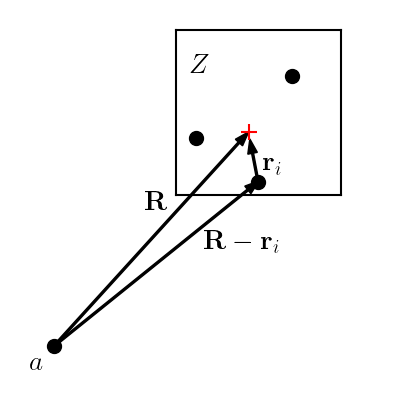

This figure's Python source:
import matplotlib.pyplot as plt
import numpy as np
plt.rcParams.update({
    "text.usetex": True,
    "font.family": "Helvetica"
})
color = "#bb8cd1"

plt.figure(figsize=(4,4))

qs = np.array([
    [0.85, 0.8],
    [0.23, 0.4],
    [0.63, 0.12],
])
qs = qs * 0.8

qcm = [0,0]

for x, y in qs:
    qcm[0] += x
    qcm[1] += y

M = len(qs)
qcm[0] = qcm[0]/M
qcm[1] = qcm[1]/M

p = 1.1

for i in range(len(qs)):
    qs[i][0] -= qcm[0] - 1
    qs[i][1] -= qcm[1] - p

qcm = [0,0]
for x, y in qs:
    qcm[0] += x
    qcm[1] += y

qcm[0] = qcm[0]/M
qcm[1] = qcm[1]/M

lado = 0.85
centro = [1.05, p+1e-1]
plt.plot([centro[0]-lado/2, centro[0]+lado/2],[centro[1]-lado/2, centro[1]-lado/2],c='black')
plt.plot([centro[0]-lado/2, centro[0]+lado/2],[centro[1]+lado/2, centro[1]+lado/2],c='black')
plt.plot([centro[0]-lado/2, centro[0]-lado/2],[centro[1]-lado/2, centro[1]+lado/2],c='black')
plt.plot([centro[0]+lado/2, centro[0]+lado/2],[centro[1]-lado/2, centro[1]+lado/2],c='black')
plt.text(0.7, 1.4, r"$Z$", fontsize=20)
plt.text(-0.125, -0.125, r"$a$", fontsize=20)

for x, y in qs:
    plt.scatter(x,y,s=100,c='black')

plt.scatter(*qcm, s=120, c="red", marker='+', zorder=3)

# for x, y in qs:
#     plt.plot([x, qcm[0]], [y, qcm[1]], c='black', linewidth=0.7)

part = [0.0, 0.0]
plt.scatter(*part, c='black', s=100)

##theta = 0.7
##phi = np.atan(p)
##m = np.tan(phi + theta/2)
##L = np.sqrt(1**2 + p**2) / np.cos(theta / 2)
##x = L / np.sqrt(1 + m**2)
##t = np.linspace(0,x,50)
##plt.plot(t, m*t, c='black', linestyle='--')
##x1 = x
##L1 = m*x
##
##m = np.tan(phi - theta/2)
##L = np.sqrt(1**2 + p**2) / np.cos(theta / 2)
##x = L / np.sqrt(1 + m**2)
##t = np.linspace(0,x,50)
##plt.plot(t, m*t, c='black', linestyle='--')
##x2 = x
##L2 = m*x
##
##plt.plot([x1,x2],[L1,L2], c='black', linestyle='--')
##
##t = np.linspace(phi-theta/2,phi+theta/2,50)
##r = 0.2
##plt.plot(r*np.cos(t), r*np.sin(t), c='black')
##plt.text(0.30, 0.23, r"$\theta$", fontsize=20)

plt.arrow(0, 0, .95, .95*p, width = 0.01, head_width = 0.05, color = 'black')
plt.text(0.47, 0.70, r"$\mathbf{R}$", fontsize=20)

plt.arrow(0, 0, .95*qs[2][0], .95*qs[2][1], width = 0.01, head_width = 0.05, color = 'black')
plt.text(0.77, 0.50, r"$\mathbf{R} - \mathbf{r}_i$", fontsize=20)

plt.arrow(qs[2][0], qs[2][1], 1.02*1. - qs[2][0], .9*p - qs[2][1], width = 0.01, head_width = 0.05, color = 'black')
plt.text(1.07, 0.90, r"$\mathbf{r}_i$", fontsize=20)

plt.xlim(-0.2,1.7)
plt.ylim(-0.2,1.7)
plt.axis('off')
plt.tight_layout()
plt.savefig("bh_multipole.png")
